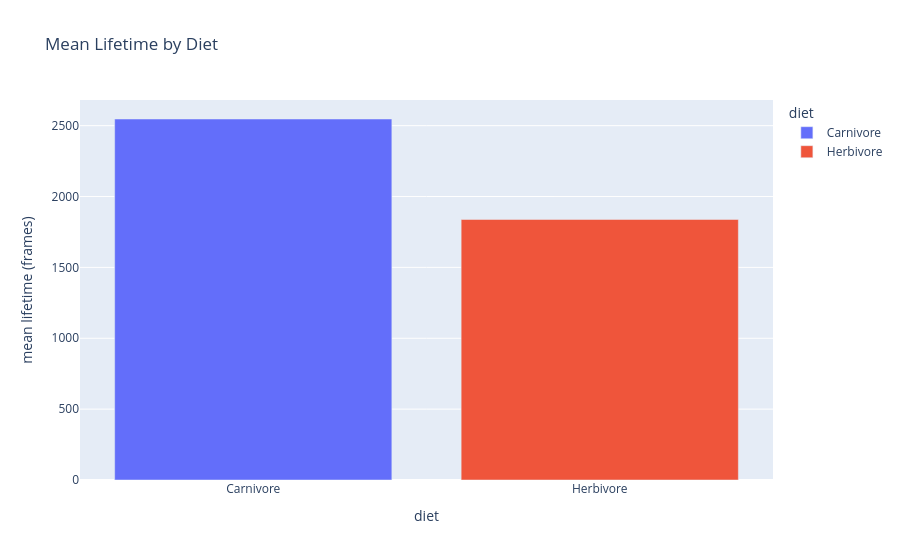

The cell this chart's notebook holds for it:
### Code cell
fig = px.bar(
    df.groupby("diet")["lifetime"].mean().reset_index(),
    x="diet",
    y="lifetime",
    color="diet",
    title="Mean Lifetime by Diet",
    labels={"lifetime": "mean lifetime (frames)"},
)
fig.show()

### Figure 1 — Plotly figure (JSON) as saved in the notebook; plotly's stock layout.template omitted (floating-point values rounded to 4 significant figures)
{"data": [{"hovertemplate": "diet=%{x}<br>mean lifetime (frames)=%{y}<extra></extra>", "legendgroup": "Carnivore", "marker": {"color": "#636efa", "pattern": {"shape": ""}}, "name": "Carnivore", "orientation": "v", "showlegend": true, "textposition": "auto", "type": "bar", "x": ["Carnivore"], "xaxis": "x", "y": [2547.0], "yaxis": "y"}, {"hovertemplate": "diet=%{x}<br>mean lifetime (frames)=%{y}<extra></extra>", "legendgroup": "Herbivore", "marker": {"color": "#EF553B", "pattern": {"shape": ""}}, "name": "Herbivore", "orientation": "v", "showlegend": true, "textposition": "auto", "type": "bar", "x": ["Herbivore"], "xaxis": "x", "y": [1838.0], "yaxis": "y"}], "layout": {"barmode": "relative", "legend": {"title": {"text": "diet"}, "tracegroupgap": 0}, "title": {"text": "Mean Lifetime by Diet"}, "xaxis": {"anchor": "y", "categoryarray": ["Carnivore", "Herbivore"], "categoryorder": "array", "domain": [0, 1], "title": {"text": "diet"}}, "yaxis": {"anchor": "x", "domain": [0, 1], "title": {"text": "mean lifetime (frames)"}}}}
